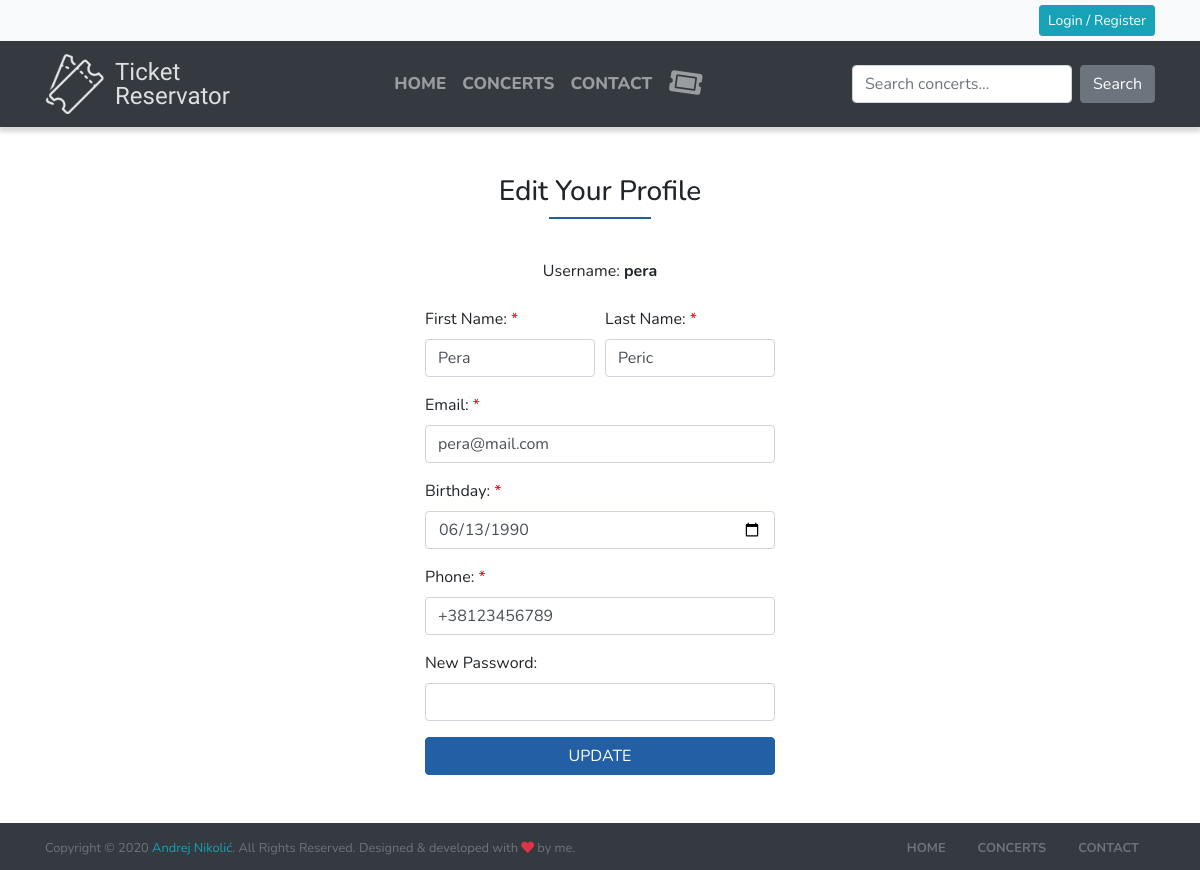
Screenshot of /edit_profile.php?id=2 with the database file from the repository.
### tables this page shows
CREATE TABLE `user` (
  `id_user` int(11) NOT NULL,
  `username` varchar(50) NOT NULL,
  `first_name` varchar(50) NOT NULL,
  `last_name` varchar(50) NOT NULL,
  `email` varchar(50) NOT NULL,
  `birthday` date NOT NULL,
  `phone` varchar(30) NOT NULL,
  `password` varchar(200) NOT NULL,
  `admin` bit(1) NOT NULL
);

### edit_profile.php (the view, shortened to what this page needs)
<?php
require_once("connect.php");
$idItem = $_GET["id"];
?>
<!DOCTYPE html>
<html lang="en">
<head>
    <?php include "assets/resources.php" ?>
</head>
<body>
<?php include "assets/header.php" ?>
<main>
<div class="container my-5">
<div class="row justify-content-center">
<?php
$username = $fname = $lname = $email = $phone = "";
$sql = "SELECT username, first_name, last_name, email, birthday, phone FROM user WHERE id_user = ?";
$exc = $con->prepare($sql);
$exc->bind_param("i", $idItem);
$exc->execute();
$exc->bind_result($username, $fname, $lname, $email, $birthday, $phone);
while ($row = $exc->fetch()) {
    $user_username = $username;
    $user_fname = $fname;
    $user_lname = $lname;
    $user_email = $email;
    $user_bday = $birthday;
    $user_phone = $phone;
}
?>
<form  class="col-lg-4 col-md-5" method="POST">
<h3 class="text-center">Edit Your Profile</h3>
    <div class="my-4 text-center">Username: <strong><?php echo $user_username; ?></strong></div>
    <div class="form-row">
        <div class="col mb-3">
            <label for="name">First Name: <span class="red">*</span></label>
            <input type="text" class="form-control" name="fname" value="<?php echo $user_fname; ?>" required>
        </div>
        <div class="col">
            <label for="name">Last Name: <span class="red">*</span></label>
            <input type="text" class="form-control" name="lname" value="<?php echo $user_lname; ?>" required>
        </div>
    </div>
    <div class="form-group">
        <label for="email">Email: <span class="red">*</span></label>
        <input type="email" class="form-control" name="email" value="<?php echo $user_email; ?>" required>
    </div>
    <div class="form-group">
        <label for="bday">Birthday: <span class="red">*</span></label>
        <input type="date" class="form-control" name="bday" value="<?php echo $user_bday; ?>" required>
    </div>
    <div class="form-group">
        <label for="phone">Phone: <span class="red">*</span></label>
        <input type="tel" class="form-control" name="phone" value="<?php echo $user_phone; ?>" required>
    </div>
    <div class="form-group">
        <label for="pass1">New Password:</label>
        <input type="password" class="form-control" name="pass1">
    </div>
    <input class="btn btn-primary btn-block" type="submit" value="UPDATE" name="register_user"/>
</form>
</div>
</div>
</main>
<?php include "assets/footer.php" ?>
</body>
</html>

### css/style.css (style rules this page uses)
body { font-family: 'Nunito', sans-serif; }
main { min-height: calc(100vh - 222px); }
.container.my-5 h3, .container.py-5 h3 { display: -webkit-box; display: -ms-flexbox; display: flex; -webkit-box-align: center; -ms-flex-align: center; align-items: center; -webkit-box-orient: vertical; -webkit-box-direction: normal; -ms-flex-direction: column; flex-direction: column; width: -webkit-fit-content; width: -moz-fit-content; width: fit-content; margin: 0 auto; }
.container.my-5 h3::after, .container.py-5 h3::after { border-top: 2px solid #215ea4; content: ""; display: block; width: 50%; margin-top: 0.5rem; margin-bottom: 1rem; }
.btn-primary { background-color: #225FA4; border-color: #225FA4; }
.red { color: #ff0018; }

### rows the page displays
user: username "pera", fname "Pera", lname "Peric", email "pera@mail.com", bday "06/13/1990", phone "+38123456789"
